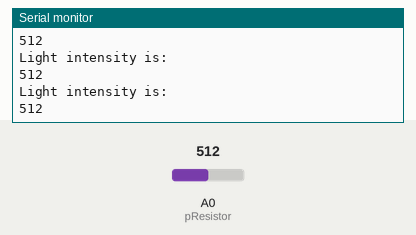
Recording of a sketch running on a simulated ESP8266 (NodeMCU). On the bench: the last lines printed to the serial monitor. Inputs (shaded band) come from the test bench; at power-on: A0 (pResistor) = 512. WiFi joins after 1.5 s; servers stay silent unless stated; no MQTT or app messages arrive unless stated.

Above: at 2.7 s.
2.8 s: A0 (pResistor) set to 716
At 3.5 s:
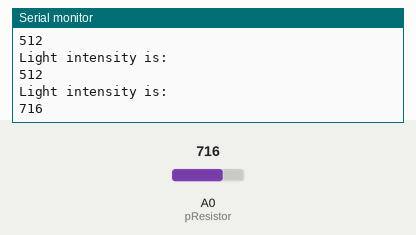
4.3 s: A0 (pResistor) set to 900
At 5.0 s:
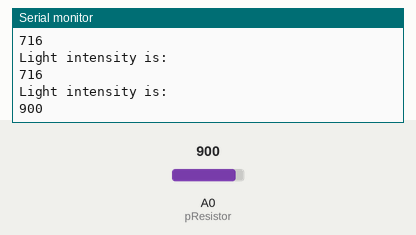
Timing chart, 0 to 7.3 s (numbered marks = the images above; inputs shaded):
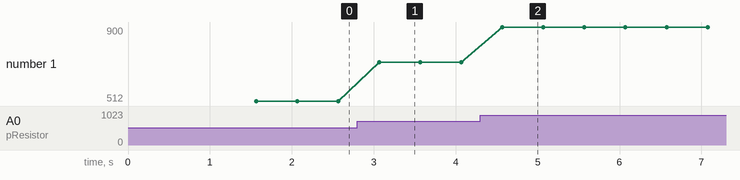

Measured:
- after the input at 2.8 s, the serial monitor: prints a new line after 0.27 s (image 1)
- after the input at 4.3 s, the serial monitor: prints a new line after 0.27 s (image 2)
- plotted number 1: 512 → 716 after the input at 2.8 s, 716 → 900 after the input at 4.3 s

The sketch:

photofin.ino
```cpp
#include <ESP8266WiFi.h>
#include <PubSubClient.h>
const char* ssid = "SM-A526W7455";
const char* password = "upph3648";
const char* mqtt_server = "192.168.22.210";
int value;
const int pResistor = A0;

WiFiClient vanieriot;
PubSubClient client(vanieriot);
void setup_wifi() {
 delay(10);
 // We start by connecting to a WiFi network
 Serial.println();
 Serial.print("Connecting to ");
 Serial.println(ssid);
 WiFi.begin(ssid, password);
 while (WiFi.status() != WL_CONNECTED) {
 delay(500);
 Serial.print(".");
 }
 Serial.println("");
 Serial.print("WiFi connected - ESP-8266 IP address: ");
 Serial.println(WiFi.localIP());
}
void callback(String topic, byte* message, unsigned int length) {
 Serial.print("Message arrived on topic: ");
 Serial.print(topic);
 Serial.print(". Message: ");
 String messagein;

 for (int i = 0; i < length; i++) {
 Serial.print((char)message[i]);
 messagein += (char)message[i];
 }

}
void reconnect() {
 while (!client.connected()) {
 Serial.print("Attempting MQTT connection...");
 if (client.connect("vanieriot")) {
 Serial.println("connected");

 } else {
 Serial.print("failed, rc=");
 Serial.print(client.state());
 Serial.println(" try again in 3 seconds");
 // Wait 5 seconds before retrying
 delay(3000);
 }
 }
}
void setup() {

 Serial.begin(115200);
 setup_wifi();
 client.setServer(mqtt_server, 1884);
 client.setCallback(callback);
 pinMode(pResistor, INPUT);
}
void loop() {
 if (!client.connected()) {
 reconnect();
 }
 if(!client.loop())
 client.connect("vanieriot");

  value = analogRead(pResistor);
 Serial.println("Light intensity is: ");
Serial.println (value );
String lgt =  String(value);

 client.publish("IoTlab/ESP",lgt.c_str());

 delay(500);
 }
```
